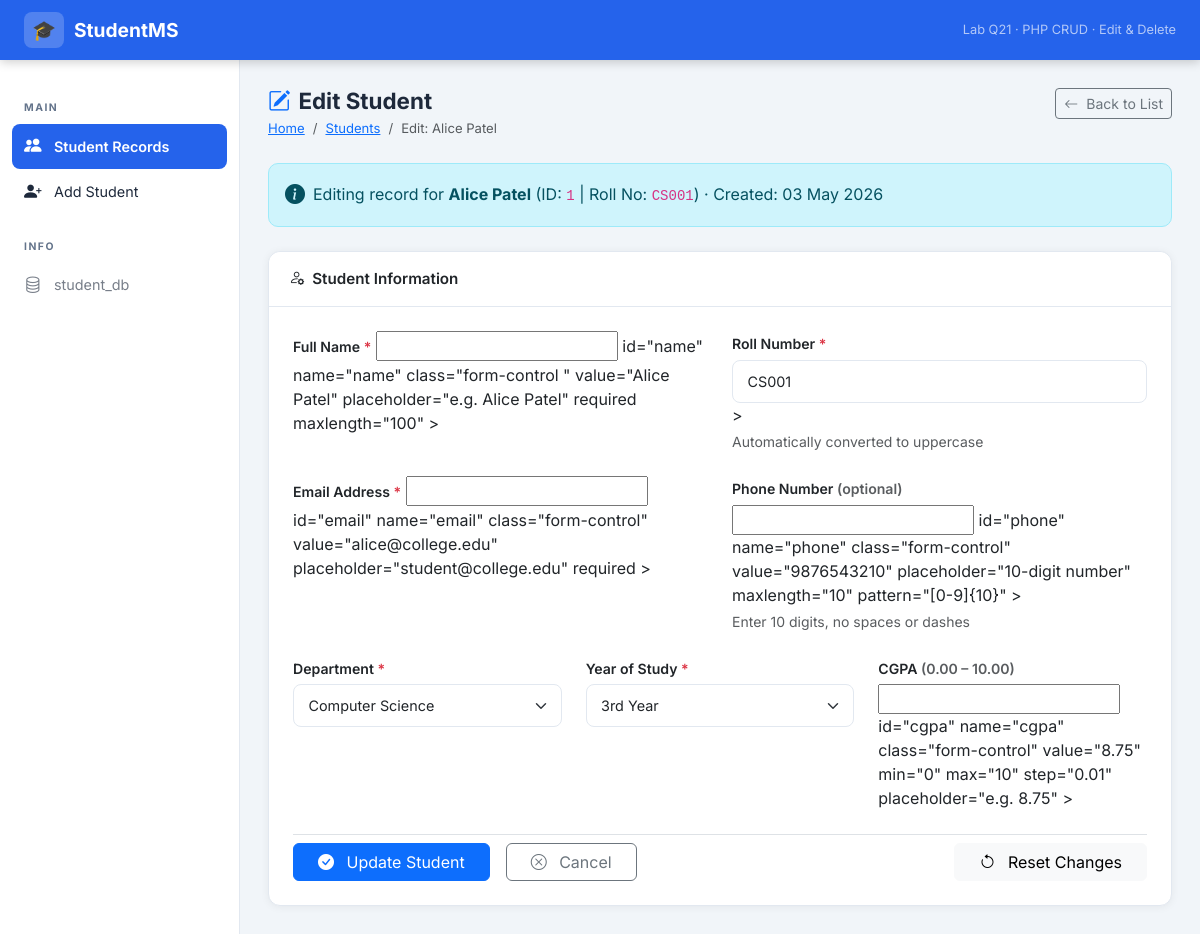
The page /edit.php?id=1 on the database its author committed.
### tables this page shows
CREATE TABLE IF NOT EXISTS students (

     
    id          INT             AUTO_INCREMENT PRIMARY KEY,

     
    name        VARCHAR(100)    NOT NULL,

     
    roll_no     VARCHAR(20)     NOT NULL UNIQUE,

     
    email       VARCHAR(150)    NOT NULL UNIQUE,

     
    department  ENUM(
                    'Computer Science',
                    'Information Technology',
                    'Electronics',
                    'Mechanical',
                    'Civil',
                    'Electrical'
                ) NOT NULL,

     
    year        TINYINT         NOT NULL CHECK (year BETWEEN 1 AND 4),

     
    cgpa        DECIMAL(4,2)    DEFAULT 0.00 CHECK (cgpa BETWEEN 0 AND 10),

     
    phone       VARCHAR(15)     DEFAULT NULL,

     
    created_at  TIMESTAMP       DEFAULT CURRENT_TIMESTAMP,

     
    updated_at  TIMESTAMP       DEFAULT CURRENT_TIMESTAMP ON UPDATE CURRENT_TIMESTAMP
);

### edit.php (the view, shortened to what this page needs)
<?php
require_once __DIR__ . '/includes/config.php';
require_once __DIR__ . '/includes/layout.php';
$id = (int)($_GET['id'] ?? 0);
$stmt = $conn->prepare("SELECT * FROM students WHERE id = ?");
$stmt->bind_param("i", $id);
$stmt->execute();
$result  = $stmt->get_result();
$student = $result->fetch_assoc();
$form = [
    'name'       => $student['name'],
    'roll_no'    => $student['roll_no'],
    'email'      => $student['email'],
    'department' => $student['department'],
    'year'       => $student['year'],
    'cgpa'       => $student['cgpa'],
    'phone'      => $student['phone'] ?? '',
];
$errors = [];
?>
<div class="d-flex justify-content-between align-items-start mb-4">
    <div>
        <h1 class="page-title">
            <i class="bi bi-pencil-square text-primary me-2"></i>Edit Student
        </h1>
        <nav aria-label="breadcrumb">
            <ol class="breadcrumb mb-0" style="font-size:.82rem">
                <li class="breadcrumb-item"><a href="index.php">Home</a></li>
                <li class="breadcrumb-item"><a href="index.php">Students</a></li>
                <li class="breadcrumb-item active">
                    Edit: <?= htmlspecialchars($student['name']) ?>
                </li>
            </ol>
        </nav>
    </div>
    <a href="index.php" class="btn btn-outline-secondary btn-sm">
        <i class="bi bi-arrow-left me-1"></i> Back to List
    </a>
</div>
<div class="alert alert-info d-flex align-items-center gap-2 mb-4" style="border-radius:10px">
    <i class="bi bi-info-circle-fill fs-5"></i>
    <div>
        Editing record for <strong><?= htmlspecialchars($student['name']) ?></strong>
        (ID: <code><?= $student['id'] ?></code> |
        Roll No: <code><?= htmlspecialchars($student['roll_no']) ?></code>)
        · Created: <?= date('d M Y', strtotime($student['created_at'])) ?>
    </div>
</div>
<div class="card">
    <div class="card-header">
        <i class="bi bi-person-gear me-2"></i>Student Information
    </div>
    <div class="card-body p-4">
    <form method="POST" action="" novalidate id="editForm">
        <div class="row g-4 mb-4">
            <div class="col-md-6">
                <label class="form-label" for="name">
                    Full Name <span class="text-danger">*</span>
                </label>
                <input
                    type="text"
                    id="name"
                    name="name"
                    class="form-control <?= !empty($errors) ? 'is-invalid' : '' ?>"
                    value="<?= htmlspecialchars($form['name']) ?>"
                    placeholder="e.g. Alice Patel"
                    required
                    maxlength="100"
                >
            </div>
            <div class="col-md-6">
                <label class="form-label" for="roll_no">
                    Roll Number <span class="text-danger">*</span>
                </label>
                <input
                    type="text"
                    id="roll_no"
                    name="roll_no"
                    class="form-control"
                    value="<?= htmlspecialchars($form['roll_no']) ?>"
                    placeholder="e.g. CS001"
                    required
                    maxlength="20"
                    style="text-transform:uppercase"
                >
                <div class="form-text">Automatically converted to uppercase</div>
            </div>
        </div>
        <div class="row g-4 mb-4">
            <div class="col-md-6">
                <label class="form-label" for="email">
                    Email Address <span class="text-danger">*</span>
                </label>
                <input
                    type="email"
                    id="email"
                    name="email"
                    class="form-control"
                    value="<?= htmlspecialchars($form['email']) ?>"
                    placeholder="student@college.edu"
                    required
                >
            </div>
            <div class="col-md-6">
                <label class="form-label" for="phone">
                    Phone Number <span class="text-muted">(optional)</span>
                </label>
                <input
                    type="tel"
                    id="phone"
                    name="phone"
                    class="form-control"
                    value="<?= htmlspecialchars($form['phone']) ?>"
                    placeholder="10-digit number"
                    maxlength="10"
                    pattern="[0-9]{10}"
                >
                <div class="form-text">Enter 10 digits, no spaces or dashes</div>
            </div>
        </div>
        <div class="row g-4 mb-4">
            <div class="col-md-4">
                <label class="form-label" for="department">
                    Department <span class="text-danger">*</span>
                </label>
                <select id="department" name="department" class="form-select" required>
                    <?php
                    foreach (DEPARTMENTS as $dept):
                        $selected = ($form['department'] === $dept) ? 'selected' : '';
                    ?>
                        <option value="<?= $dept ?>" <?= $selected ?>><?= $dept ?></option>
                    <?php endforeach; ?>
                </select>
            </div>
            <div class="col-md-4">
                <label class="form-label" for="year">
                    Year of Study <span class="text-danger">*</span>
                </label>
                <select id="year" name="year" class="form-select" required>
                    <?php foreach (YEARS as $val => $label): ?>
                        <option value="<?= $val ?>"
                            <?= ($form['year'] == $val) ? 'selected' : '' ?>>
                            <?= $label ?>
                        </option>
                    <?php endforeach; ?>
                </select>
            </div>
            <div class="col-md-4">
                <label class="form-label" for="cgpa">
                    CGPA <span class="text-muted">(0.00 – 10.00)</span>
                </label>
                <input
                    type="number"
                    id="cgpa"
                    name="cgpa"
                    class="form-control"
                    value="<?= $form['cgpa'] ?>"
                    min="0"
                    max="10"
                    step="0.01"
                    placeholder="e.g. 8.75"
                >
            </div>
        </div>
        <div class="d-flex gap-3 pt-2 border-top">
            <button type="submit" class="btn btn-primary px-4">
                <i class="bi bi-check-circle-fill me-2"></i>
                Update Student
            </button>
            <a href="index.php" class="btn btn-outline-secondary px-4">
                <i class="bi bi-x-circle me-2"></i>
                Cancel
            </a>
            <button type="reset" class="btn btn-light px-4 ms-auto">
                <i class="bi bi-arrow-counterclockwise me-2"></i>
                Reset Changes
            </button>
        </div>
    </form>
    </div>
</div>

### includes/layout.php (style rules this page uses)
:root { --primary: #2563eb; --primary-dark: #1d4ed8; --success: #16a34a; --danger: #dc2626; --warning: #d97706; --sidebar-width: 240px; --topbar-height: 60px; --bg: #f1f5f9; --surface: #ffffff; --border: #e2e8f0; --text: #1e293b; --text-muted: #64748b; }
* { box-sizing: border-box; }
body { font-family: 'Inter', sans-serif; background: var(--bg); color: var(--text); margin: 0; }
.card { border: 1px solid var(--border); border-radius: 12px; box-shadow: 0 1px 8px rgba(0,0,0,.06); }
.card-header { background: white; border-bottom: 1px solid var(--border); border-radius: 12px 12px 0 0 !important; padding: 1rem 1.25rem; font-weight: 600; font-size: .95rem; }
.form-label { font-weight: 600; font-size: .88rem; margin-bottom: .35rem; }
.form-control, .form-select { border-radius: 8px; border: 1.5px solid var(--border); padding: .6rem .9rem; font-size: .9rem; transition: border-color .2s, box-shadow .2s; }
.page-title { font-size: 1.4rem; font-weight: 700; color: var(--text); margin-bottom: .25rem; }

### rows shown on the page
students: name "Alice Patel", id "1", roll_no "CS001", created_at "03 May 2026", email "alice@college.edu", phone "9876543210", year "3rd Year", cgpa "8.75"

### other values the page prints
form field department "Computer Science"
